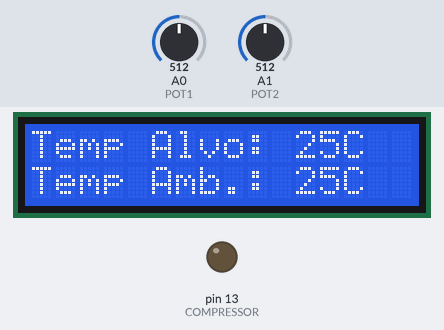
The sketch below on a simulated Arduino Uno, built with avr-gcc and run on an emulated ATmega328P. On the bench: 16×2 character LCD, output pins drawn as LEDs (lit = HIGH). Inputs (shaded band) come from the test bench; at power-on: A1 (POT2) = 512, A0 (POT1) = 512.

Above: at 1.2 s.
1.3 s: A1 (POT2) set to 541
At 2.6 s:
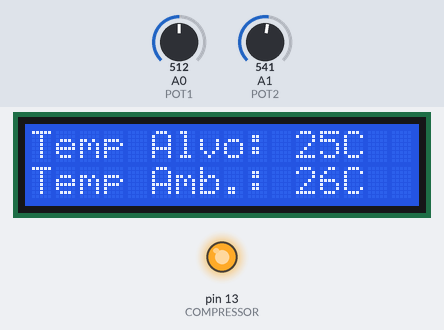
3.5 s: A0 (POT1) set to 549
At 4.7 s:
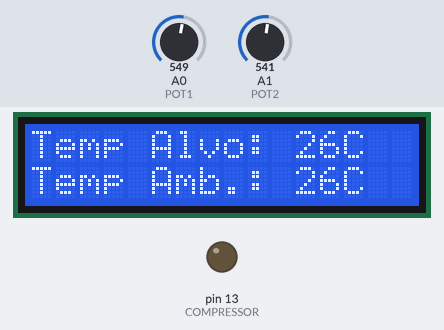
5.5 s: A1 (POT2) set to 511
At 6.7 s:
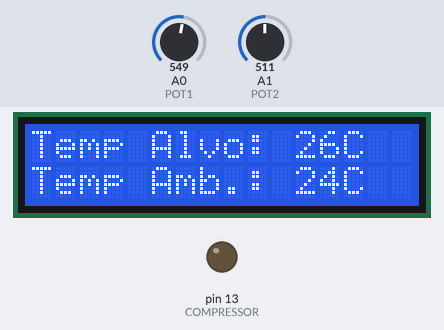
7.6 s: A0 (POT1) set to 511
At 8.7 s:
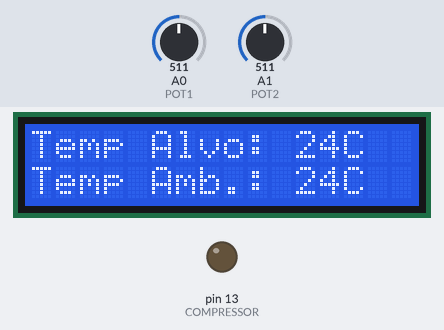
9.6 s: A0 (POT1) set to 500
11.3 s: A0 (POT1) set to 474
At 12.8 s:
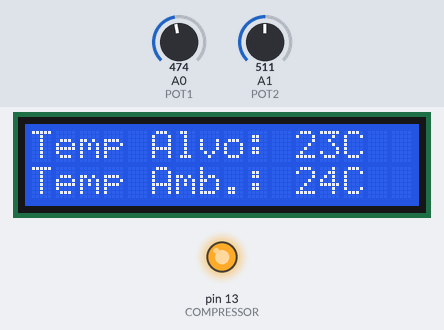
Timing chart, 0 to 14.3 s (numbered marks = the images above; inputs shaded):
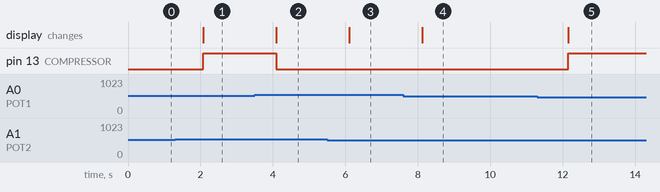

Measured:
- the behaviour switches between 531 and 532 on A1 (POT2) (found by bisection; images 0 and 1)
- the behaviour switches between 531 and 532 on A0 (POT1) (found by bisection; images 1 and 2)
- the behaviour switches between 492 and 491 on A0 (POT1) (found by bisection; images 4 and 5)
- after the input at 1.3 s, pin 13 (COMPRESSOR): LOW → HIGH after 0.78 s; the display: changes after 0.78 s (image 1)
- after the input at 3.5 s, pin 13 (COMPRESSOR): HIGH → LOW after 0.60 s; the display: changes after 0.60 s (image 2)
- after the input at 5.5 s, the display: changes after 0.61 s (image 3)
- after the input at 7.6 s, the display: changes after 0.52 s (image 4)
- after the input at 9.6 s, every drawn part: stays the same
- after the input at 11.3 s, pin 13 (COMPRESSOR): LOW → HIGH after 0.85 s; the display: changes after 0.85 s (image 5)

The sketch:

lab6_6_tempcustled.ino
```cpp
#include <LiquidCrystal.h>

// Definindo os pinos dos dois potenciometros e do compressor
#define POT1 A0
#define POT2 A1
#define COMPRESSOR 13

// Configurado de acordo com a documentação da biblioteca
LiquidCrystal lcd(12,11,5,4,3,2);

// Inicializando o LCD
void setup()
{
  lcd.begin(16,2);
  pinMode(COMPRESSOR, OUTPUT);
}

// Funcao principal
void loop()
{
  // Reinitializa o LCD
  lcd.clear();

  // Prepara para escrever na linha de cima
  lcd.setCursor(0,0);
  // Le a tensao do potenciometro 1 e produz um valor de [0,1023]
  int val_pot1 = analogRead(POT1);
   // Converte o intervalo de [0,1023] para [0,50]
  val_pot1 = map(val_pot1, 0, 1023, 0, 50);
  // Escreve a temperatura ambiente do primeiro potenciometro
  lcd.print("Temp Alvo: " + String(val_pot1) + "C");

  // Prepara para escrever na linha de baixo
  lcd.setCursor(0,1);
  // Le a tensao do potenciometro 2 e produz um valor de [0,1023]
  int val_pot2 = analogRead(POT2);
  // Converte o intervalo de [0,1023] para [0,50]
  val_pot2 = map(val_pot2, 0, 1023, 0, 50);
  // Escreve a temperatura ambiente do segundo potenciometro
  // na linha de baixo
  lcd.print("Temp Amb.: " + String(val_pot2) +"C");

  // Se a temperatura ambiente for maior que a desejada
  // Ativa o compressor para resfriar o ambiente.
  if(val_pot1 < val_pot2){
  	digitalWrite(COMPRESSOR, HIGH);
  }
  else{
  	digitalWrite(COMPRESSOR, LOW);
  }

  delay(1000);

}
```
